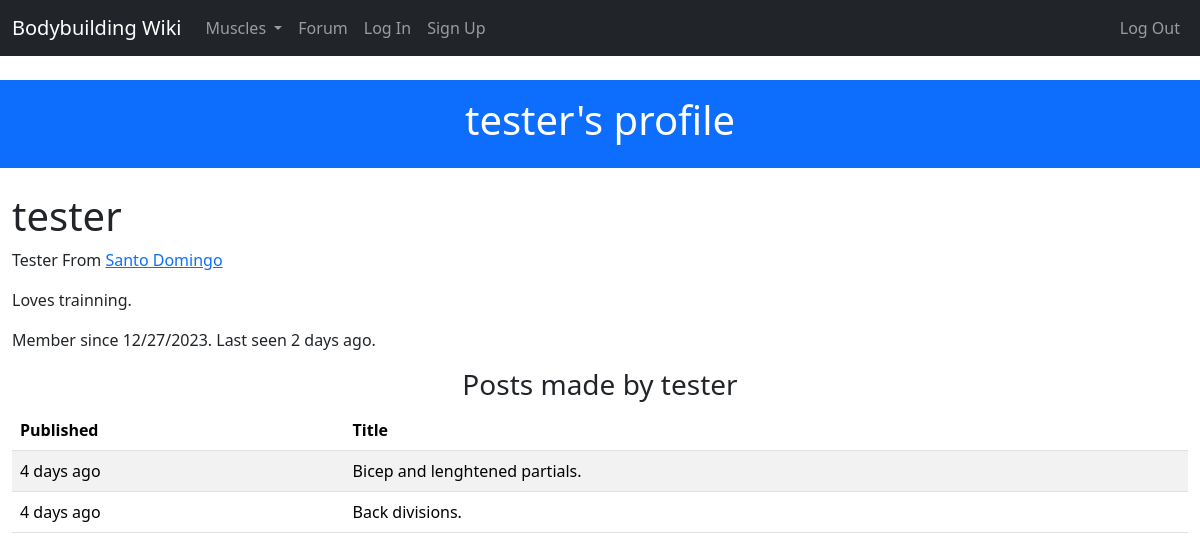
The page /user/tester on the database as committed earlier.
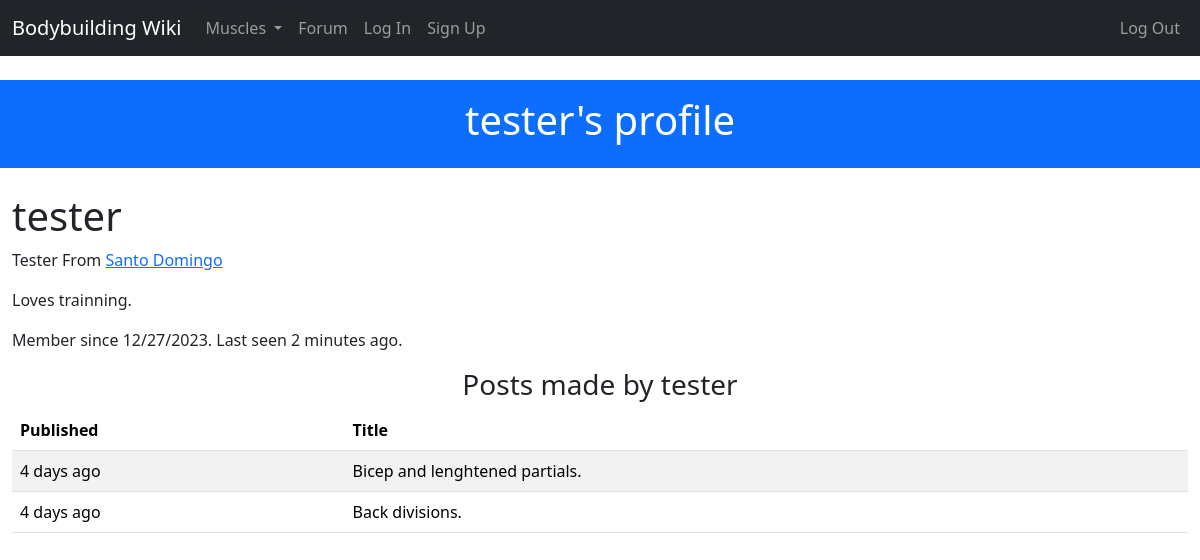
The same page on the database as committed later.
### project/models.py (models this page shows, shortened)
class User(UserMixin, db.Model):
    __tablename__ = 'users'
    id = db.Column(db.Integer, primary_key=True)
    username = db.Column(db.String(64), unique=True, index=True)
    email = db.Column(db.String(64), unique=True, index=True)
    role_id = db.Column(db.Integer, db.ForeignKey('roles.id'))
    name = db.Column(db.String(64))
    location = db.Column(db.String(64))
    about_me = db.Column(db.Text())
    member_since = db.Column(db.DateTime(), default=datetime.utcnow) # datetime.utcnow is missing the () at the end. This is because the default argument in db.Column() can take a function as a value.
    last_seen = db.Column(db.DateTime(), default=datetime.utcnow)
    password_hash = db.Column(db.String(128))
    posts = db.relationship('Post', backref='author', lazy='dynamic')
    comments = db.relationship('Comment', backref='author', lazy='dynamic')
    papers_saved = db.relationship('PaperSaved', lazy='dynamic')
    def can(self, perm):
        return self.role is not None and self.role.has_permission(perm)
    @property
    def password(self):
        raise AttributeError('password is not a readable attribute')

### project/main/views.py (the view)
@main.route('/user/<username>')
def user_detail(username):
    user_profile = User.query.filter_by(username=username).first_or_404()
    return render_template('user.html', user_profile=user_profile)

### project/main/__init__.py (called while the page is built)
@main.app_context_processor
def inject_user():
    return dict(user=current_user or None)

@main.app_context_processor
def inject_permissions():
    return dict(Permission=Permission)

@main.app_context_processor
def inject_muscles():
    return dict(muscles=Muscle.query.all())

### project/models.py (called while the page is built)
    def is_admin(self):
        return False

### project/templates/user.html (shortened to what this page needs)
{% extends "base.html" %}
{% block header %}
{% if user_profile == user %}
    Your profile
{% else %}
    {{ user_profile.username }}'s profile
{% endif %}
{% endblock header %}
{% block content %}
    <div class="page-header">
        <h1>{{ user_profile.username }}</h1>
        {% if user_profile.name or user_profile.location %}
        <p>
            {% if user_profile.name %}{{ user_profile.name }}{% endif %}
            {% if user_profile.location %}
                From <a href="http://maps.google.com/?q={{ user.location }}">
                        {{ user_profile.location }}
                    </a>
            {% endif %}
        </p>
        {% endif %}
        {% if user_profile.about_me %}<p>{{ user_profile.about_me }}</p>{% endif %}
        <p>
            Member since {{ moment(user_profile.member_since).format('L') }}.
            Last seen {{ moment(user_profile.last_seen).fromNow() }}.
        </p>
    </div>
    {% if user_profile.posts %}
        <h3 class="text-center">Posts made by {{user_profile.username }}</h3>
        <table class="table table-striped table-hover">
            <thead>
                <th scope="col">Published</th>
                <th scope="col">Title</th>
            </thead>
            <tbody>
                {% for post in user_profile.posts %}
                <tr scope="row">
                    <td>{{ moment(post.timestamp).fromNow() }}</td>
                    <td>{{post.title}}</td>
                </tr>
                {% endfor %}
            </tbody>
        </table>
    {% endif %}
{% endblock %}

Rows that differ between the two databases and show on the page:
changed User "tester": last_seen "2 days ago" → "2 minutes ago"
